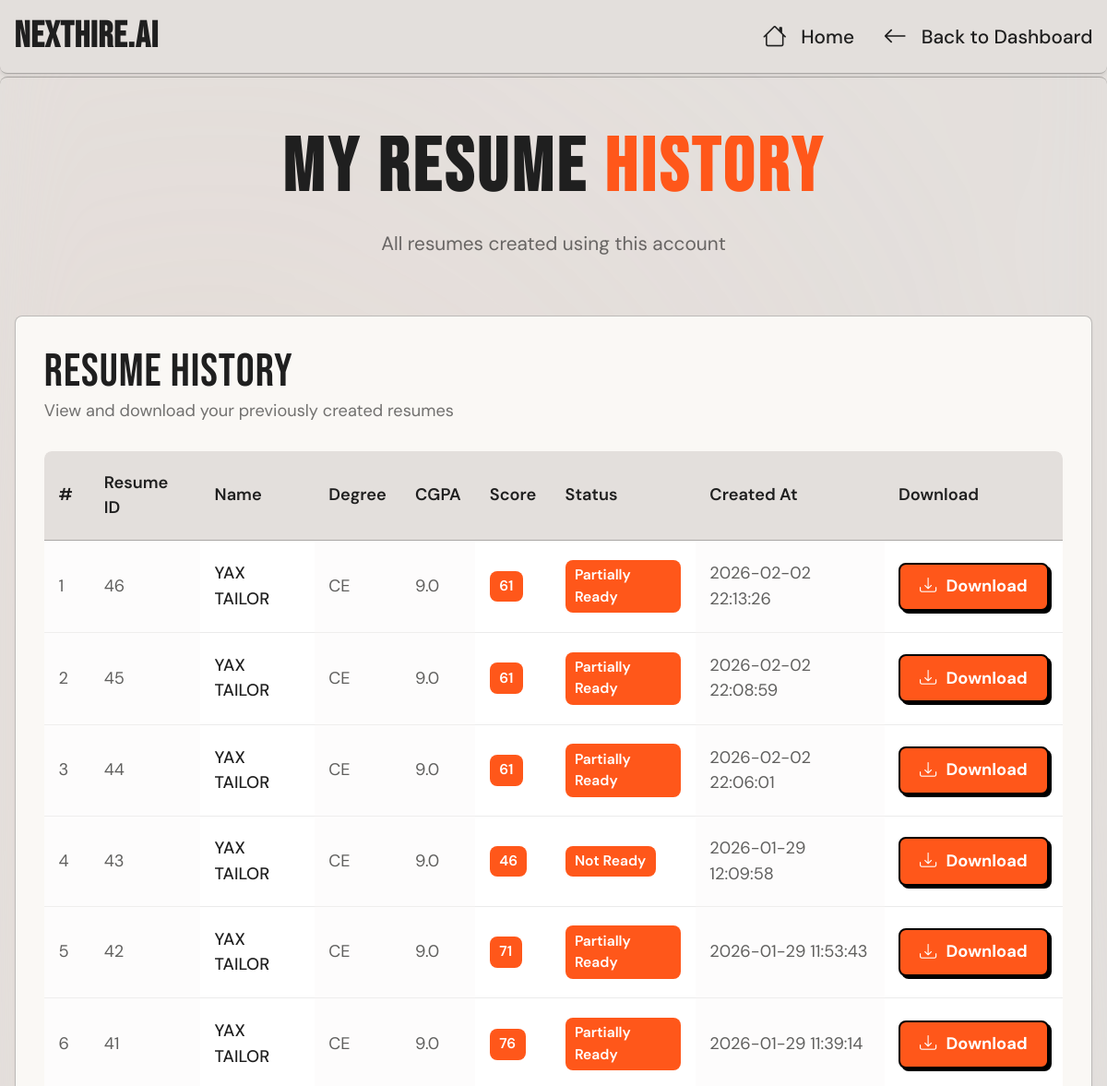
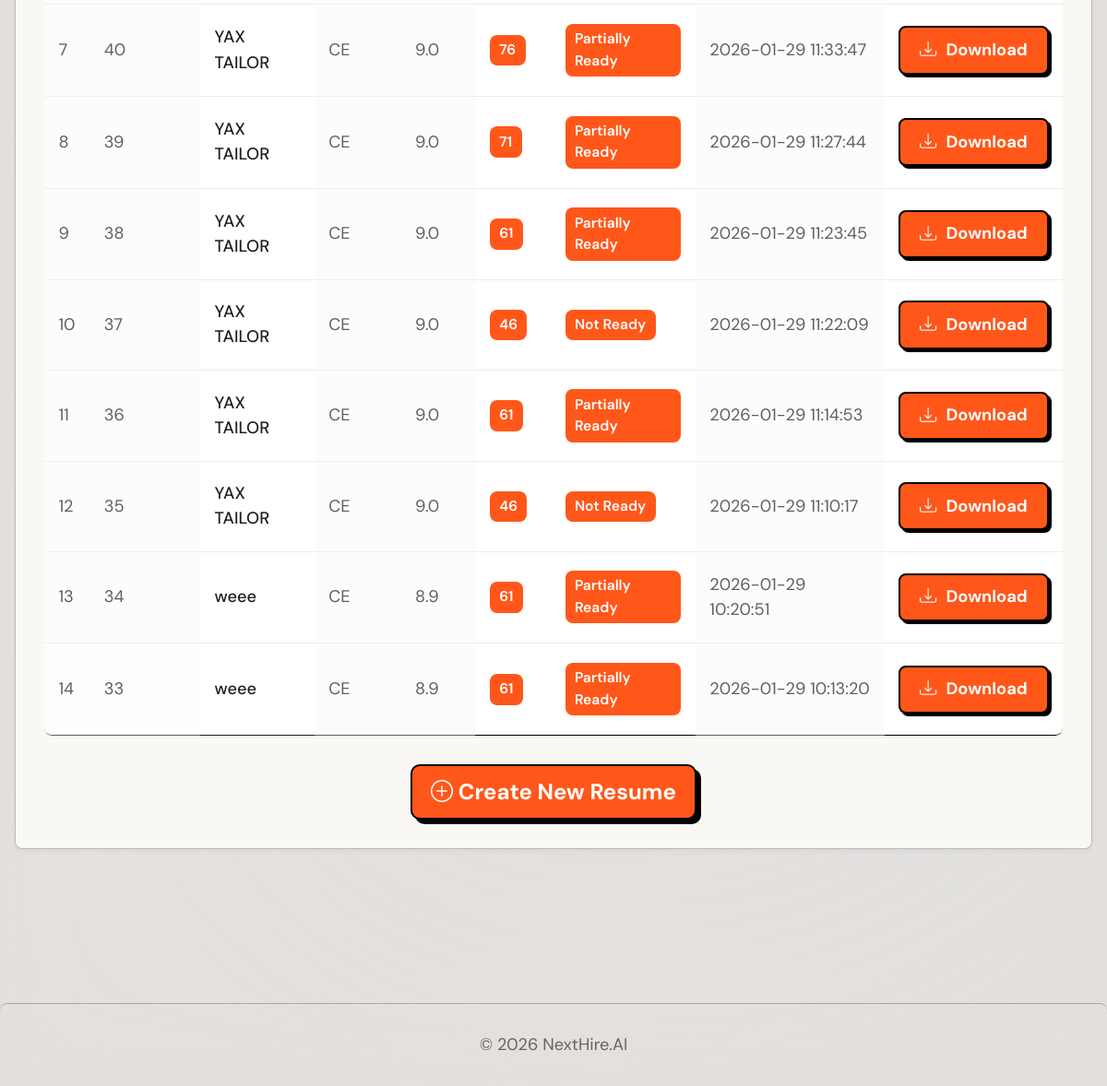
Screenshot of /my_resumes (signed in) with the database file from the repository (2 pictures, top to bottom).
### tables this page shows
CREATE TABLE resumes (
        id INTEGER PRIMARY KEY AUTOINCREMENT,
        user_email TEXT,
        name TEXT,
        phone TEXT,
        email TEXT,
        degree TEXT,
        cgpa TEXT,
        skills TEXT,
        projects TEXT,
        file_path TEXT
    , score INTEGER, status TEXT, created_at TEXT, github_username TEXT, city TEXT, about_yourself TEXT);

### app.py (the view)
@app.route("/my_resumes")
def my_resumes():
    if "user_email" not in session:
        return redirect("/login_page")
    user_email = session["user_email"]
    conn = get_db()
    cur = conn.cursor()
    cur.execute("""
        SELECT id, name, degree, cgpa, score, status, created_at, file_path
        FROM resumes
        WHERE user_email = ?
        ORDER BY created_at DESC
    """, (user_email,))
    resumes = cur.fetchall()
    conn.close()
    return render_template("my_resumes.html", resumes=resumes)

### app.py (called while the page is built)
def get_db():
    return sqlite3.connect(DB_NAME)

### templates/my_resumes.html (shortened to what this page needs)
<!DOCTYPE html>
<html lang="en">
<head>
    <link href="https://cdn.jsdelivr.net/npm/bootstrap@5.3.2/dist/css/bootstrap.min.css" rel="stylesheet">
    <link rel="stylesheet" href="https://cdn.jsdelivr.net/npm/bootstrap-icons@1.11.0/font/bootstrap-icons.css">
    <link rel="stylesheet" href="{{ url_for('static', filename='css/style.css') }}">
</head>
<body>
  <header class="border-bottom py-3">
    <div class="container d-flex justify-content-between align-items-center">
      <h5 class="mb-0 fw-bold">NextHire.AI</h5>
      <nav class="d-none d-md-flex gap-4">
        <a class="nav-link" href="/"><i class="bi bi-house"></i> Home</a>
        <a class="nav-link" href="/dashboard"><i class="bi bi-arrow-left"></i> Back to Dashboard</a>
      </nav>
    </div>
  </header>
  <section class="py-5" id="resume-history">
    <div class="container">
      <div class="text-center mb-5">
        <h1 class="hero-title" style="font-size: 4rem;">
          MY RESUME <span class="hero-accent">HISTORY</span>
        </h1>
        <p class="text-muted">All resumes created using this account</p>
      </div>
      <div class="row justify-content-center">
        <div class="col-12">
          <div class="panel">
            <div class="section-heading-container">
              <div>
                <h3 class="mb-0">Resume History</h3>
                <p class="text-muted small mb-0">View and download your previously created resumes</p>
              </div>
            </div>
            {% if resumes %}
            <div class="table-responsive">
              <table class="table align-middle">
                <thead>
                  <tr>
                    <th class="primary-data">#</th>
                    <th class="primary-data">Resume ID</th>
                    <th class="primary-data">Name</th>
                    <th class="primary-data">Degree</th>
                    <th class="primary-data">CGPA</th>
                    <th class="primary-data">Score</th>
                    <th class="primary-data">Status</th>
                    <th class="primary-data">Created At</th>
                    <th class="primary-data">Download</th>
                  </tr>
                </thead>
                <tbody>
                  {% for r in resumes %}
                  <tr>
                    <td class="secondary-data">{{ loop.index }}</td>
                    <td class="secondary-data">{{ r[0] }}</td>
                    <td class="primary-data">{{ r[1] }}</td>
                    <td class="secondary-data">{{ r[2] }}</td>
                    <td class="secondary-data">{{ r[3] }}</td>
                    <td>
                      {% if r[4] %}
                        <span class="dashboard-badge">{{ r[4] }}</span>
                      {% else %}
                        <span class="text-muted">N/A</span>
                      {% endif %}
                    </td>
                    <td>
                      {% if r[5] %}
                        <span class="dashboard-badge">{{ r[5] }}</span>
                      {% else %}
                        <span class="text-muted">N/A</span>
                      {% endif %}
                    </td>
                    <td class="secondary-data">{{ r[6] }}</td>
                    <td>
                      <a href="/download/{{ r[7].split('/')[-1] }}" class="dashboard-action-btn">
                        <i class="bi bi-download"></i> Download
                      </a>
                    </td>
                  </tr>
                  {% endfor %}
                </tbody>
              </table>
            </div>
            <div class="text-center mt-4">
              <a href="/dashboard" class="comic-button">
                <i class="bi bi-plus-circle"></i> Create New Resume
              </a>
            </div>
            {% endif %}
          </div>
        </div>
      </div>
    </div>
  </section>
  <footer class="border-top py-4 mt-5">
    <div class="container text-center text-muted small">
      © 2026 NextHire.AI
    </div>
  </footer>
</body>
</html>

### rows the page displays
resumes: id "46", name "YAX TAILOR", degree "CE", cgpa "9.0", score "61", status "Partially Ready", created_at "2026-02-02 22:13:26"
resumes: id "45", name "YAX TAILOR", degree "CE", cgpa "9.0", score "61", status "Partially Ready", created_at "2026-02-02 22:08:59"
resumes: id "44", name "YAX TAILOR", degree "CE", cgpa "9.0", score "61", status "Partially Ready", created_at "2026-02-02 22:06:01"
resumes: id "43", name "YAX TAILOR", degree "CE", cgpa "9.0", score "46", status "Not Ready", created_at "2026-01-29 12:09:58"
resumes: id "42", name "YAX TAILOR", degree "CE", cgpa "9.0", score "71", status "Partially Ready", created_at "2026-01-29 11:53:43"
resumes: id "41", name "YAX TAILOR", degree "CE", cgpa "9.0", score "76", status "Partially Ready", created_at "2026-01-29 11:39:14"
resumes: id "40", name "YAX TAILOR", degree "CE", cgpa "9.0", score "76", status "Partially Ready", created_at "2026-01-29 11:33:47"
resumes: id "39", name "YAX TAILOR", degree "CE", cgpa "9.0", score "71", status "Partially Ready", created_at "2026-01-29 11:27:44"
resumes: id "38", name "YAX TAILOR", degree "CE", cgpa "9.0", score "61", status "Partially Ready", created_at "2026-01-29 11:23:45"
resumes: id "37", name "YAX TAILOR", degree "CE", cgpa "9.0", score "46", status "Not Ready", created_at "2026-01-29 11:22:09"
resumes: id "36", name "YAX TAILOR", degree "CE", cgpa "9.0", score "61", status "Partially Ready", created_at "2026-01-29 11:14:53"
resumes: id "35", name "YAX TAILOR", degree "CE", cgpa "9.0", score "46", status "Not Ready", created_at "2026-01-29 11:10:17"
resumes: id "34", name "weee", degree "CE", cgpa "8.9", score "61", status "Partially Ready", created_at "2026-01-29 10:20:51"
resumes: id "33", name "weee", degree "CE", cgpa "8.9", score "61", status "Partially Ready", created_at "2026-01-29 10:13:20"
